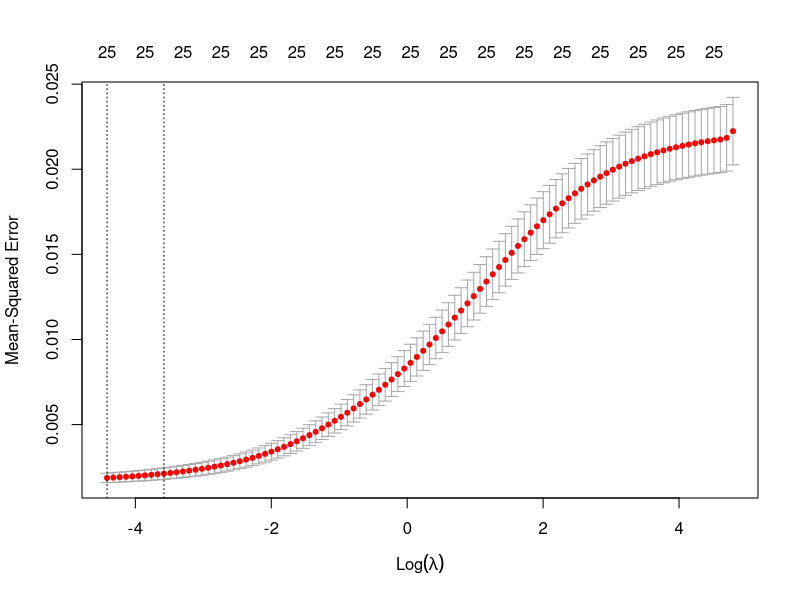
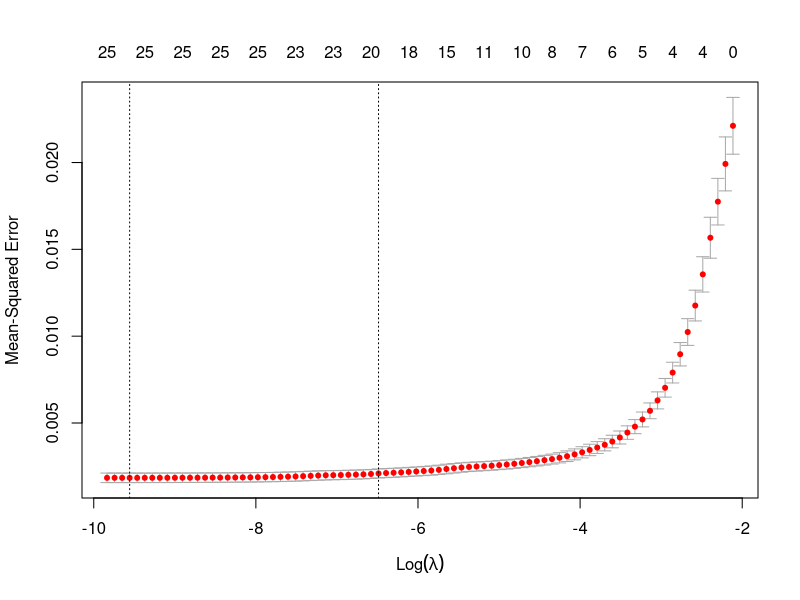
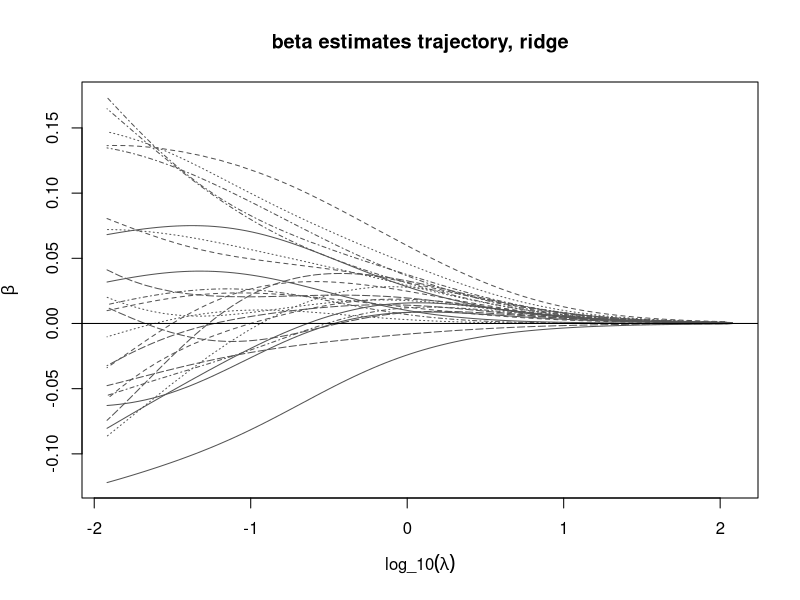
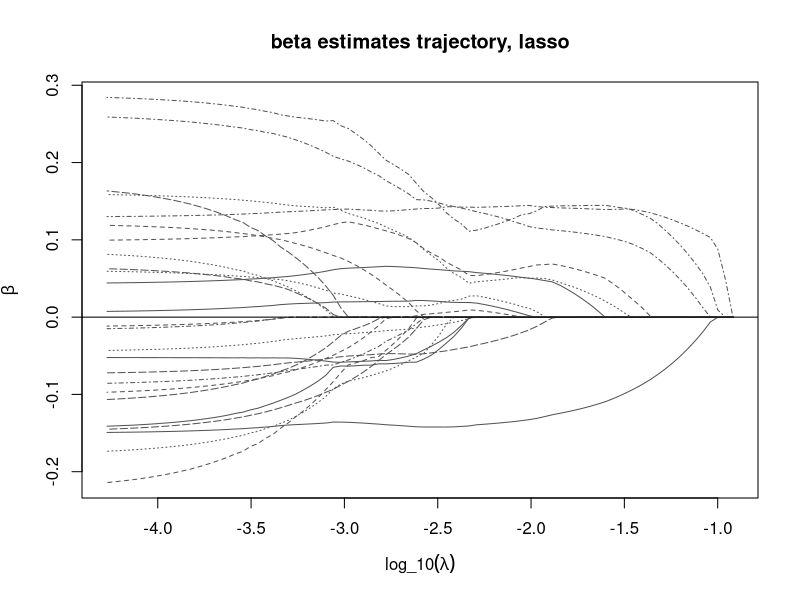

The R source for these figures, in order:
## ---- chunk 1
library(glmnet)
library(knitr)
# library(lme4)
# library(glmmLasso)
# library(MuMIn)
library(dplyr)

# load data
data_clean <- read.csv("data/data_clean.csv")

# get relevant columns: HDI + ROLI overall factors and specific subfactors
cols <- c("hdi", "year", "country", "region", colnames(data_clean)[39:90])

# extract those columns -- not subsetting by year here
# remove summary factors
data <- data_clean[,cols] %>%
  select(-contains("factor"))

# remove any rows with NA --> all data
df <- data[complete.cases(data), ]
df = df %>%
  rename(x8.7=x8.7..due.process.of.the.law.and.rights.of.the.accused)

# data in most recent year - 2021
df1 <- df[df$year==2021,]
df1 <- subset(df1, select=-c(year))
## ---- chunk 2
# model with all variables
model1 <- lm(hdi~.-country, df1)

# backward selection
model2 <- step(model1, direction="backward", trace=0)

# intercept model
interceptModel <- lm(hdi~1, df1)

# interaction
interactionModel <- lm(hdi~.+region*., df1)

# forward selection
model3 <- step(interceptModel, scope = list(upper = formula(model1)),
               direction = "forward", trace=0)

# stepwise selection
model4 <- step(model2, scope = list(lower = formula(interceptModel),
                                    upper = formula(model1)),
               direction = "both", trace=0)

# # save models
# saveRDS(model1, file = "pred_models/model1.rds")
# saveRDS(model2, file = "pred_models/model2.rds")
# saveRDS(model3, file = "pred_models/model3.rds")
# saveRDS(model4, file = "pred_models/model4.rds")

# # load models
# model1 <- readRDS("pred_models/model1.rds")
# model2 <- readRDS("pred_models/model2.rds")
# model3 <- readRDS("pred_models/model3.rds")
# model4 <- readRDS("pred_models/model4.rds")

# make tables
summary2021 <- data.frame("AIC" = c(AIC(model1),  
                                    AIC(model2), AIC(model3), AIC(model4)),
                          
                          "BIC" = c(BIC(model1),
                                    BIC(model2), BIC(model3), BIC(model4)),
                          
           "r.squared" = c(summary(model1)$r.squared,
                           summary(model2)$r.squared, 
                          summary(model3)$r.squared, summary(model4)$r.squared))
rownames(summary2021) <- c("all var", "backward selection", "forward selection", "stepwise")

# print table
summary2021
## ---- chunk 3
kable(summary(model2)$coefficients)
## ---- chunk 4
# get predictors
X = model.matrix(model2)[,-1]

# fit
ridge <- cv.glmnet(X, df1$hdi, alpha=0) 
lasso <- cv.glmnet(X, df1$hdi, alpha=1)

ridge
lasso

# plot
plot(ridge)
plot(lasso)

# best lambda
ridge$lambda.min
lasso$lambda.min

# get mse values
min(ridge$cvm)
min(lasso$cvm)

# beta trajectories
matplot(log(ridge$glmnet.fit$lambda,10), 
        t(ridge$glmnet.fit$beta),
        type="l",col="gray33",lwd=1, 
        xlab=expression(log_10(lambda)), 
        ylab=expression(hat(beta)),
        main="beta estimates trajectory, ridge")
abline(h=0)

matplot(log(lasso$glmnet.fit$lambda,10), 
        t(lasso$glmnet.fit$beta),
        type="l",col="gray33",lwd=1, 
        xlab=expression(log_10(lambda)), 
        ylab=expression(hat(beta)),
        main="beta estimates trajectory, lasso")
abline(h=0)
## ---- chunk 5
best_lasso <- glmnet(x=subset(df,select=-hdi), y=df$hdi, lambda=lasso$lambda.min)
best_lamda_df = as.data.frame(coef(best_lasso)[,1])
names(best_lamda_df) = "Coefficients"
kable(best_lamda_df)
## ---- chunk 6
remaining_lasso <- glmnet(x=subset(df,select=-hdi), y=df$hdi, lambda=0.05011872)
remaining_lasso_df = as.data.frame(coef(remaining_lasso)[,1])
names(remaining_lasso_df) = "Coefficients"
kable(remaining_lasso_df)
## ---- chunk 7
best_ridge <- glmnet(x=subset(df,select=-hdi), y=df$hdi, lambda=ridge$lambda.min)
best_ridge_df = as.data.frame(coef(best_ridge)[,1])
names(best_ridge_df) = "Coefficients"
kable(best_ridge_df)
## ---- chunk 8
lambda_values <- seq(from = 1e-04, to = 10^4, length.out = 5000)
bic_values <- numeric(length(lambda_values))
X <- model.matrix(model2)[,-1]
Y <- df1$hdi

for (i in seq_along(lambda_values)) {
  # Using glmnet for Lasso Regression
  lasso_model <- glmnet(X, df1$hdi, alpha = 1, lambda = lambda_values[i])
  
  # Calculate BIC
  rss <- sum((predict(lasso_model, newx = X, s = "lambda.min") - Y)^2)
  n <- length(Y)
  k <- sum(coef(lasso_model, s = "lambda.min") != 0)
  bic_values[i] <- n * log(rss / n) + k * log(n)
}

# Find the index of the minimum BIC value
best_lambda_index <- which.min(bic_values)
best_lambda <- lambda_values[best_lambda_index]

# Fit the final Lasso Regression model using the selected lambda
final_lasso_model <- glmnet(X, Y, alpha = 1, lambda = best_lambda)

# Display results
best_lambda
best_lamda_df = as.data.frame(coef(final_lasso_model, s = "lambda.min")[,1])
names(best_lamda_df) = "Coefficients"
kable(best_lamda_df)
